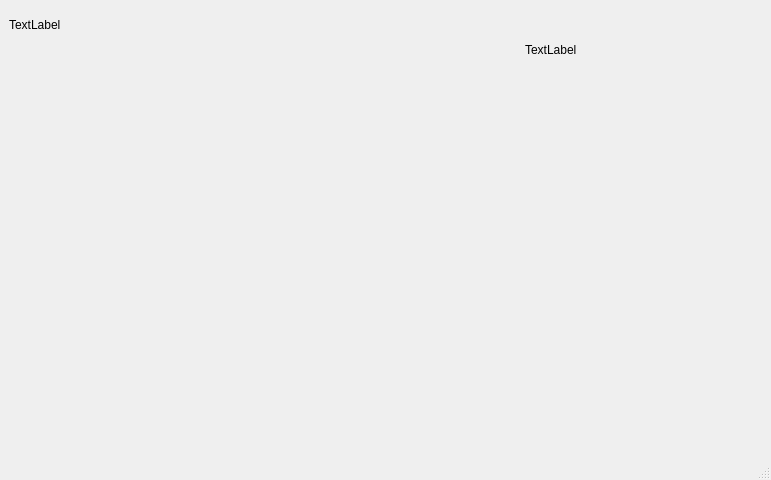
<?xml version="1.0" encoding="UTF-8"?>
<ui version="4.0">
 <class>MainWindow</class>
 <widget class="QMainWindow" name="MainWindow">
  <property name="geometry">
   <rect>
    <x>0</x>
    <y>0</y>
    <width>771</width>
    <height>480</height>
   </rect>
  </property>
  <property name="windowTitle">
   <string>MainWindow</string>
  </property>
  <widget class="QWidget" name="centralwidget">
   <layout class="QHBoxLayout" name="horizontalLayout">
    <item>
     <widget class="QWidget" name="izquierda" native="true">
      <widget class="QLabel" name="label_2">
       <property name="geometry">
        <rect>
         <x>0</x>
         <y>0</y>
         <width>111</width>
         <height>31</height>
        </rect>
       </property>
       <property name="text">
        <string>TextLabel</string>
       </property>
      </widget>
     </widget>
    </item>
    <item>
     <widget class="table" name="centro" native="true"/>
    </item>
    <item>
     <widget class="QWidget" name="derecha" native="true">
      <widget class="QLabel" name="label_3">
       <property name="geometry">
        <rect>
         <x>10</x>
         <y>20</y>
         <width>111</width>
         <height>41</height>
        </rect>
       </property>
       <property name="text">
        <string>TextLabel</string>
       </property>
      </widget>
      <widget class="QLabel" name="label_4">
       <property name="geometry">
        <rect>
         <x>-193</x>
         <y>210</y>
         <width>111</width>
         <height>81</height>
        </rect>
       </property>
       <property name="text">
        <string>TextLabel</string>
       </property>
      </widget>
     </widget>
    </item>
   </layout>
  </widget>
  <widget class="QMenuBar" name="menubar">
   <property name="geometry">
    <rect>
     <x>0</x>
     <y>0</y>
     <width>771</width>
     <height>20</height>
    </rect>
   </property>
  </widget>
  <widget class="QStatusBar" name="statusbar"/>
 </widget>
 <customwidgets>
  <customwidget>
   <class>table</class>
   <extends>QWidget</extends>
   <header>table.h</header>
   <container>1</container>
  </customwidget>
 </customwidgets>
 <resources/>
 <connections/>
</ui>
